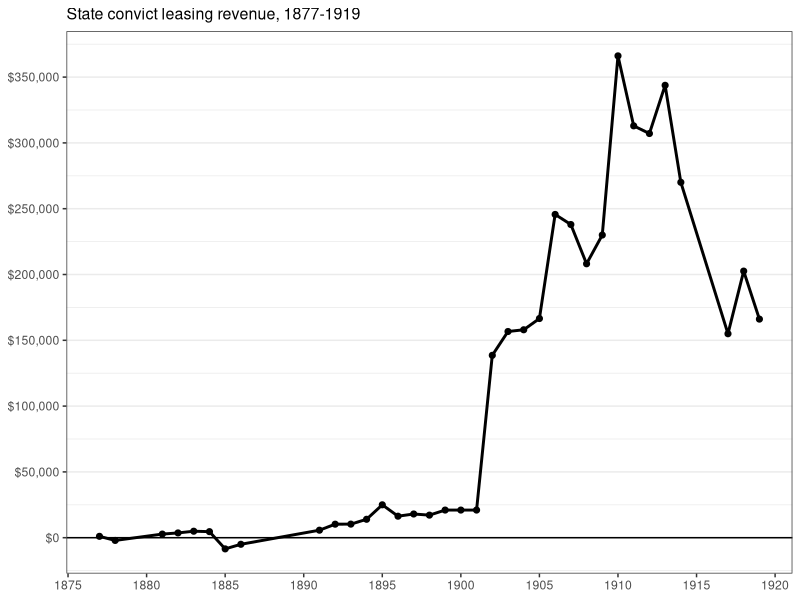
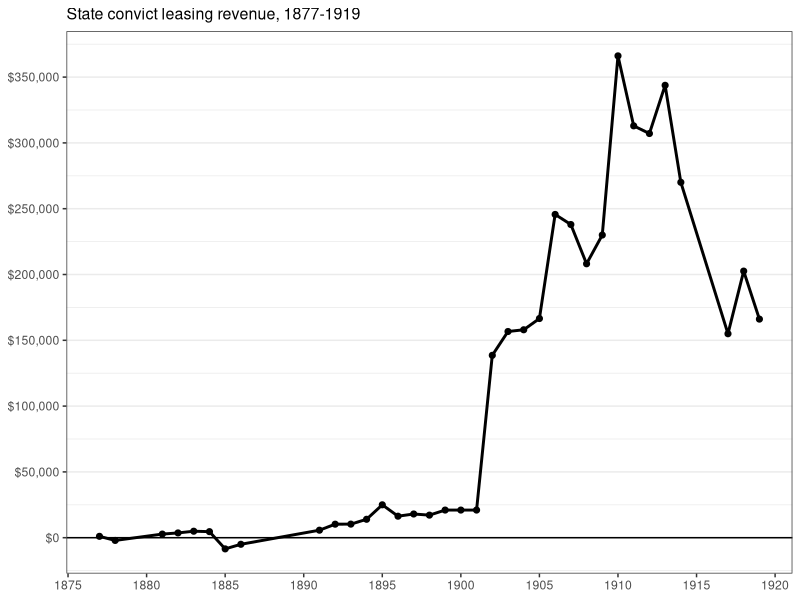

The R script that drew these images, in order:


# Revenue derived from the FL state prison system, 1873-1914.
# Data gathered from biennial reports of the Florida commissioner of agriculture.
# Most years are reported in 13th Biennial Report for years 1913-1914 (pp. 23-4) and 
# the 16 Biennial report with data for years 1917-1920 (pp. 25-7). Also see the annual
# reports of the Florida Adjutent General for missing values for 1886-1890.
#++++++++++++++++++++++++++++++++++++++++++++++++++++++++++++


library(tidyverse)

revenue <- read_csv("data/convict-leasing-revenue.csv")   

# this is just to draw a continuous line over missing values.
revenue$rev_line <- zoo::na.approx(revenue$revenue, x = revenue$year)

ggplot(revenue, aes(x=year, y=revenue)) + 
  geom_point(aes(year, revenue), 
             size = 1.75, col = 'black') +
  geom_line(aes(year, rev_line),
             size =1, color = "black") + 
  scale_x_continuous(name=NULL, 
                     breaks = seq(1875, 1920, 5)) +
  scale_y_continuous(name=NULL, 
                     breaks=seq(0, 350000, 50000),
                     labels = scales::dollar) +
  ggtitle("State convict leasing revenue, 1877-1919") +
  theme_bw() + 
  theme(plot.title = element_text(size=11.5),
        panel.grid.minor.x=element_blank(),
        panel.grid.major.x=element_blank(),
        panel.grid.major.y = element_line(size = .5)) +
  geom_hline(yintercept = 0) 

ggsave("figures/convict-leasing-revenue.png", 
       width = 7.5, height = 6) 
